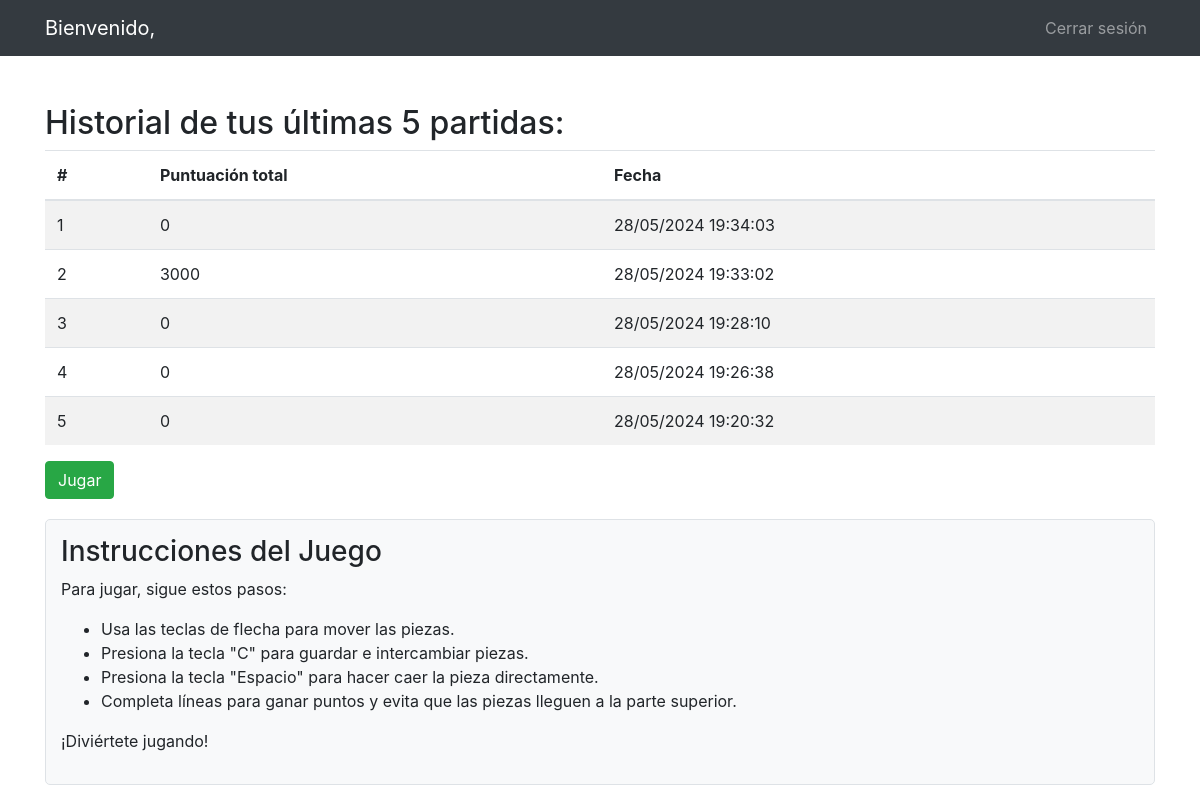
The app's page /usuario/usuario.php (signed in) with its own data.
### tables this page shows
CREATE TABLE `partida` (
  `id_partida` int NOT NULL,
  `id_usuario` int DEFAULT NULL,
  `puntuaje_total` int DEFAULT NULL,
  `fecha` timestamp NOT NULL DEFAULT CURRENT_TIMESTAMP
);

### usuario/usuario.php (the view, shortened to what this page needs)
<?php
$id_usuario = $_SESSION["id_usuario"];
try {
    $pdo = new PDO(DSN, DB_USERNAME, DB_PASSWORD);
    $pdo->setAttribute(PDO::ATTR_ERRMODE, PDO::ERRMODE_EXCEPTION);
    $query = "SELECT id_partida, id_usuario, puntuaje_total, fecha FROM partida WHERE id_usuario = :id_usuario ORDER BY fecha DESC LIMIT 5";
    $stmt = $pdo->prepare($query);
    $stmt->bindParam(":id_usuario", $id_usuario, PDO::PARAM_INT);
    $stmt->execute();
    $partidas = $stmt->fetchAll(PDO::FETCH_ASSOC);
} catch (PDOException $e) {
    echo "Error al obtener las partidas: " . $e->getMessage();
    exit();
}
?>
<!DOCTYPE html>
<html lang="en">
<head>
    <link rel="stylesheet" href="https://stackpath.bootstrapcdn.com/bootstrap/4.5.2/css/bootstrap.min.css">
</head>
<body>
    <?php include_once "../parts/header.php";?>
    <div class="container mt-5">
    <h2>Historial de tus últimas 5 partidas:</h2>
    <div class="table-responsive">
        <table class="table table-striped">
            <thead>
            <tr>
                <th>#</th>
                <th>Puntuación total</th>
                <th>Fecha</th>
            </tr>
            </thead>
            <tbody>
            <?php foreach ($partidas as $index => $partida): ?>
                <tr>
                    <td><?php echo $index + 1; ?></td>
                    <td><?php echo $partida['puntuaje_total']; ?></td>
                    <td><?php echo (date("d/m/Y H:i:s", strtotime($partida['fecha']))); ?></td>
                </tr>
            <?php endforeach; ?>
            </tbody>
        </table>
    </div>
    <a href="../juego/tetris.php" class="btn btn-success">Jugar</a>
    <div class="instrucciones">
            <h3>Instrucciones del Juego</h3>
            <p>Para jugar, sigue estos pasos:</p>
            <ul>
                <li>Usa las teclas de flecha para mover las piezas.</li>
                <li>Presiona la tecla "C" para guardar e intercambiar piezas.</li>
                <li>Presiona la tecla "Espacio" para hacer caer la pieza directamente.</li>
                <li>Completa líneas para ganar puntos y evita que las piezas lleguen a la parte superior.</li>
            </ul>
            <p>¡Diviértete jugando!</p>
        </div>
</div>
</body>
</html>

### usuario/usuario.php (style rules this page uses)
.instrucciones { margin-top: 20px; padding: 15px; background-color: #f8f9fa; border: 1px solid #dee2e6; border-radius: 5px; }

### records on screen
partida: puntuaje_total "0", fecha "28/05/2024 19:34:03"
partida: puntuaje_total "3000", fecha "28/05/2024 19:33:02"
partida: puntuaje_total "0", fecha "28/05/2024 19:28:10"
partida: puntuaje_total "0", fecha "28/05/2024 19:26:38"
partida: puntuaje_total "0", fecha "28/05/2024 19:20:32"
